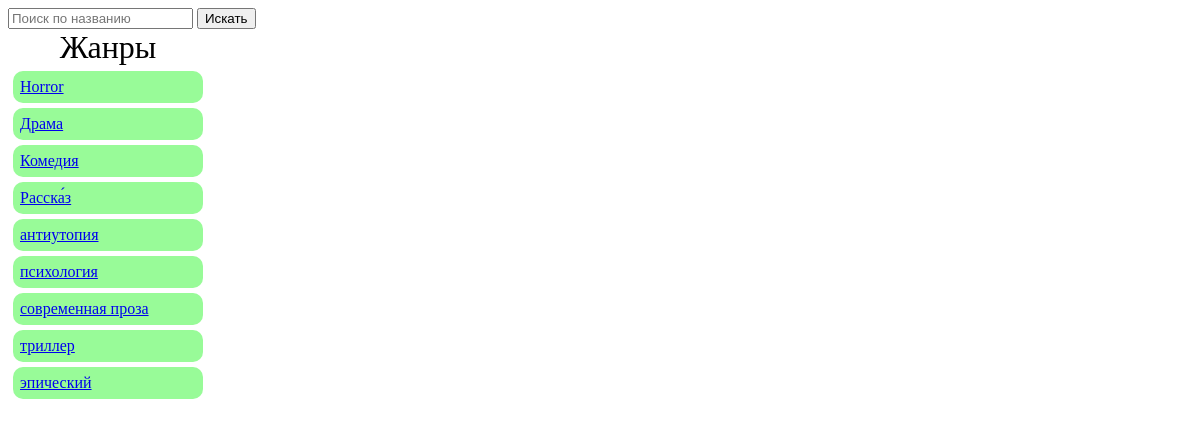
The app's page /ref/genre/, older data.
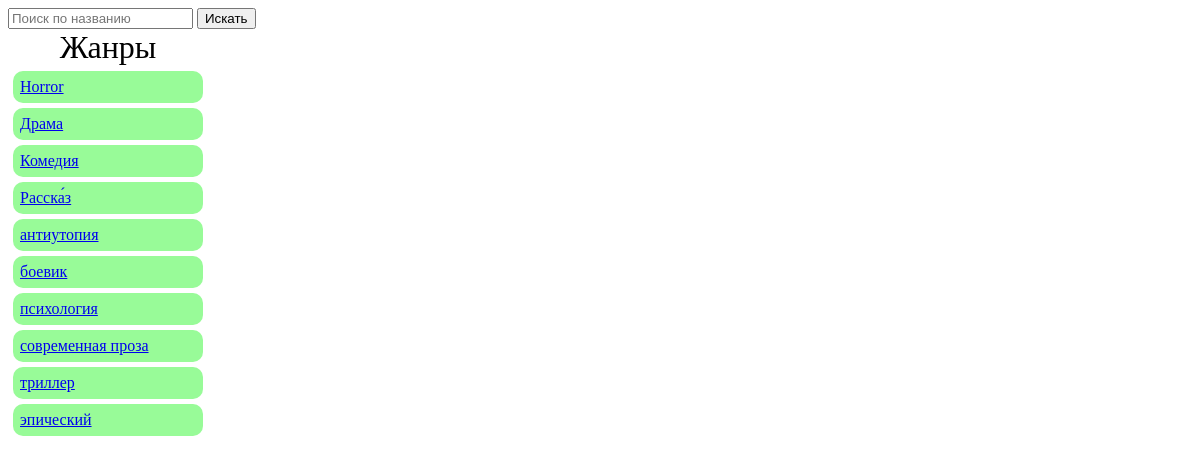
The same page, newer data.
### Catalog/models.py (models this page shows, shortened)
class Genre(models.Model): # жанр книги
    name=models.CharField("Название жанра", null=False, blank=False, max_length=100, db_index=True, unique=True)   #название жанра
    description=models.CharField("Описание", max_length=500, db_index=True)  #описание жанра
    class Meta:
        ordering=['name']
        verbose_name='Жанр'
        verbose_name_plural='Жанры'

### Catalog/views.py (the view)
# urls.py: path('genre/', GenreList.as_view(), name='genre_list'),
class GenreList(ListView):
    model=Genre
    def get_queryset(self, **kwargs):    # функция поиска
        qs=super().get_queryset(**kwargs)
        search=self.request.GET.get('name', 0)
        if qs.filter(name__icontains=search).exists():
            return qs.filter(name__icontains=search)
        else:
            return qs

### templates/Catalog/genre_list.html (shortened to what this page needs)
<!DOCTYPE html>
<html lang="en">
<head>
</head>
<body>
    <form method="get" action="">
        <input type="text" name="name" placeholder="Поиск по названию">
        <input type="submit" value="Искать"><br>
    </form>
    <table align="left" cellspacing="5px">
    <caption>Жанры</caption>
        {% for object in object_list %}
            <tr>
                <td>
                    <a href="{% url 'genre_detail' object.pk %}">
                    {{ object.name }} </a>
                </td>
            </tr>
        {% endfor %}
    </table>
</body>
</html>

### templates/Catalog/genre_list.html (style rules this page uses)
table { min-width: 200px; }
td { padding: 7px; background-color: palegreen; border-radius: 10px; }
caption { font-size: 2em; }

Row changes from the older to the newer data that the page shows:
added Genre: name "боевик"
